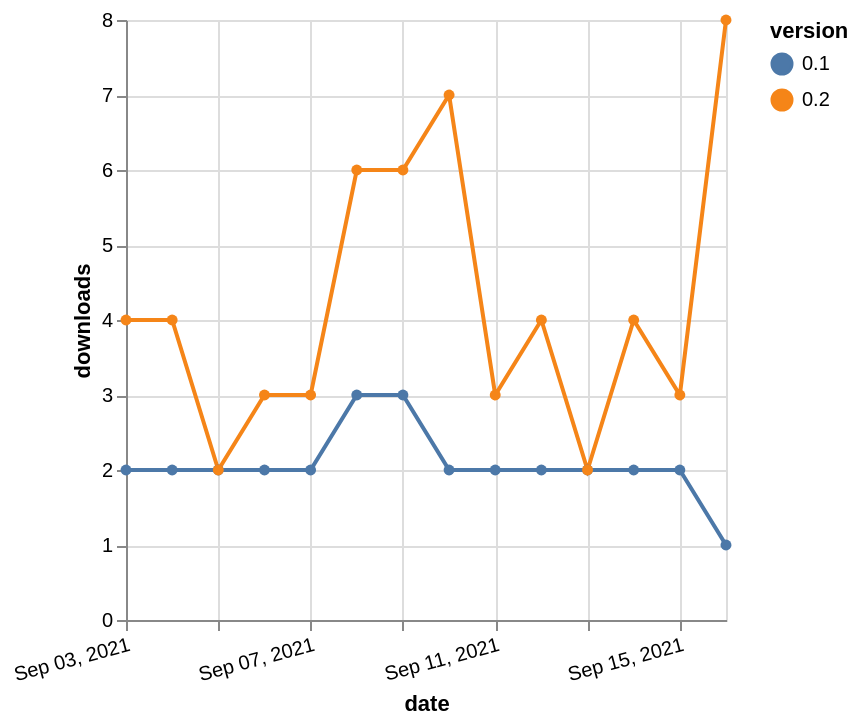

Express this chart as Vega-Lite.
### Vega-Lite specification from a JSON file in a GitHub repository (floating-point values rounded to 4 significant figures)
{"$schema": "https://vega.github.io/schema/vega-lite/v5.json", "description": "A simple bar chart with embedded data.", "data": {"values": [{"date": "2021-09-03", "total": 2644, "delta": 2, "version": "0.1"}, {"date": "2021-09-04", "total": 2646, "delta": 2, "version": "0.1"}, {"date": "2021-09-05", "total": 2648, "delta": 2, "version": "0.1"}, {"date": "2021-09-06", "total": 2650, "delta": 2, "version": "0.1"}, {"date": "2021-09-07", "total": 2652, "delta": 2, "version": "0.1"}, {"date": "2021-09-08", "total": 2655, "delta": 3, "version": "0.1"}, {"date": "2021-09-09", "total": 2658, "delta": 3, "version": "0.1"}, {"date": "2021-09-10", "total": 2660, "delta": 2, "version": "0.1"}, {"date": "2021-09-11", "total": 2662, "delta": 2, "version": "0.1"}, {"date": "2021-09-12", "total": 2664, "delta": 2, "version": "0.1"}, {"date": "2021-09-13", "total": 2666, "delta": 2, "version": "0.1"}, {"date": "2021-09-14", "total": 2668, "delta": 2, "version": "0.1"}, {"date": "2021-09-15", "total": 2670, "delta": 2, "version": "0.1"}, {"date": "2021-09-16", "total": 2671, "delta": 1, "version": "0.1"}, {"date": "2021-09-03", "total": 8455, "delta": 4, "version": "0.2"}, {"date": "2021-09-04", "total": 8459, "delta": 4, "version": "0.2"}, {"date": "2021-09-05", "total": 8461, "delta": 2, "version": "0.2"}, {"date": "2021-09-06", "total": 8464, "delta": 3, "version": "0.2"}, {"date": "2021-09-07", "total": 8467, "delta": 3, "version": "0.2"}, {"date": "2021-09-08", "total": 8473, "delta": 6, "version": "0.2"}, {"date": "2021-09-09", "total": 8479, "delta": 6, "version": "0.2"}, {"date": "2021-09-10", "total": 8486, "delta": 7, "version": "0.2"}, {"date": "2021-09-11", "total": 8489, "delta": 3, "version": "0.2"}, {"date": "2021-09-12", "total": 8493, "delta": 4, "version": "0.2"}, {"date": "2021-09-13", "total": 8495, "delta": 2, "version": "0.2"}, {"date": "2021-09-14", "total": 8499, "delta": 4, "version": "0.2"}, {"date": "2021-09-15", "total": 8502, "delta": 3, "version": "0.2"}, {"date": "2021-09-16", "total": 8510, "delta": 8, "version": "0.2"}]}, "width": "container", "mark": {"type": "line", "point": {"filled": true}}, "encoding": {"x": {"field": "date", "type": "temporal", "timeUnit": "yearmonthdate", "title": "date", "axis": {"labelAngle": -15}}, "y": {"field": "delta", "type": "quantitative", "title": "downloads"}, "color": {"field": "version", "type": "nominal"}, "tooltip": {"field": "delta"}}}
